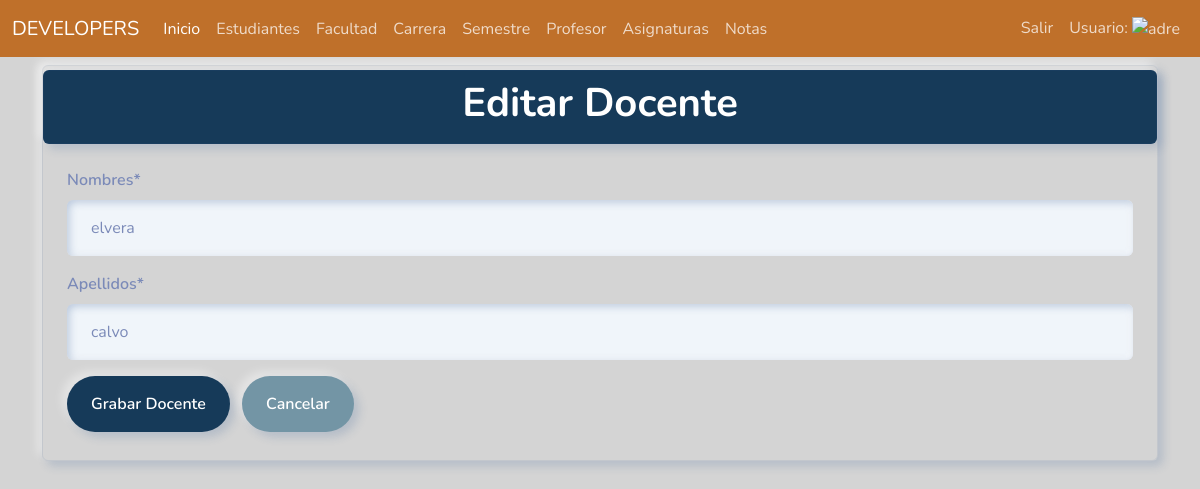
Page /teachers/update/1/ (signed in) on the earlier database version.
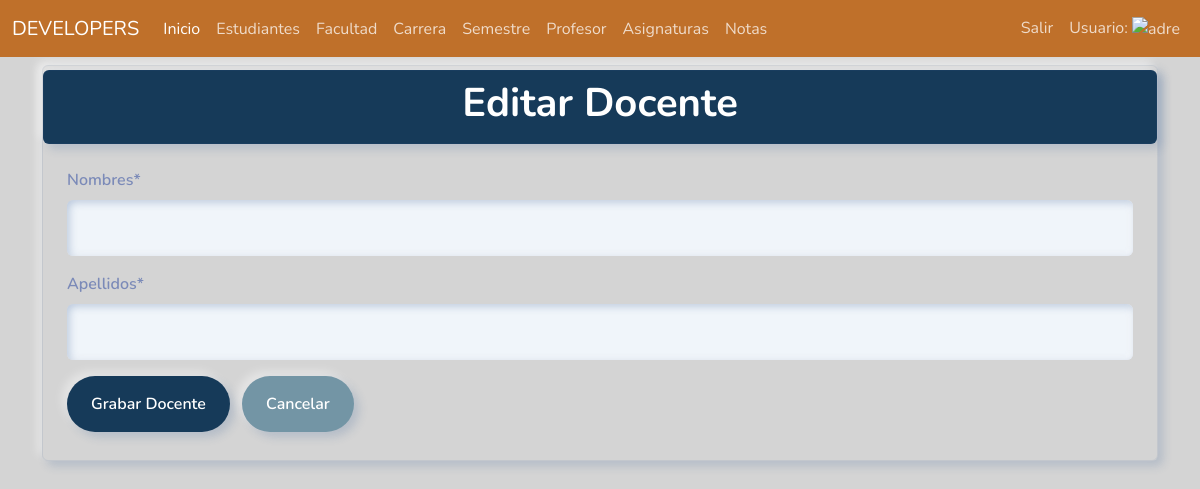
Same page on the later database version.
### notas/models.py (models this page shows)
class Teacher(models.Model):
    firstname = models.CharField('Nombres', max_length=200)
    lastname = models.CharField(verbose_name="Apellidos", max_length=200)
    created = models.DateTimeField(auto_now_add=True)
    user = models.ForeignKey(User, on_delete=models.CASCADE)
    class Meta:
        verbose_name = ('Teacher')
        verbose_name_plural = ('Teachers')
        ordering = ('-lastname',)
    def __str__(self):
        return f"{self.lastname} {self.firstname} -  {self.user.username}"

### notas/teacher.py (the view, shortened to what this page needs)
@login_required
def update_teacher(request, id):
    teacher = Teacher.objects.filter(user=request.user, pk=id).first()
    form = None
    print(teacher)
    if request.method == "GET":
        form = TeacherForm(instance=teacher)
        context = {'title': 'Editar Docente', 'form': form, 'error': ''}
        return render(request, 'teachers/create_teacher.html', context)

### notas/forms.py
class TeacherForm(ModelForm):
    class Meta:
        model = Teacher
        fields = ['firstname', 'lastname']

### notas/templates/teachers/create_teacher.html (shortened to what this page needs)
{% extends "base.html" %}
{% load static %}
{% load crispy_forms_tags %}
{% block content%}
<div class="container">
    <div class="py-1 mt-2 border border-1 shadow rounded ">
        <div class="py-2 border border-1 shadow rounded text-center color">
           <h1 class="fw-bold text-white text-success">{{title}}</h1>
        </div>
        <form method="POST" class="m-4">
            {{form|crispy}}
            <button class="btn color text-white" type="submit">Grabar Docente</button>
            <a class="btn  botones text-white ms-2" href="/teachers/">Cancelar</a>
        </form>
    </div>
</div>
{% endblock content %}

Differences in the rows shown:
removed Teacher: firstname "elvera", lastname "calvo"
